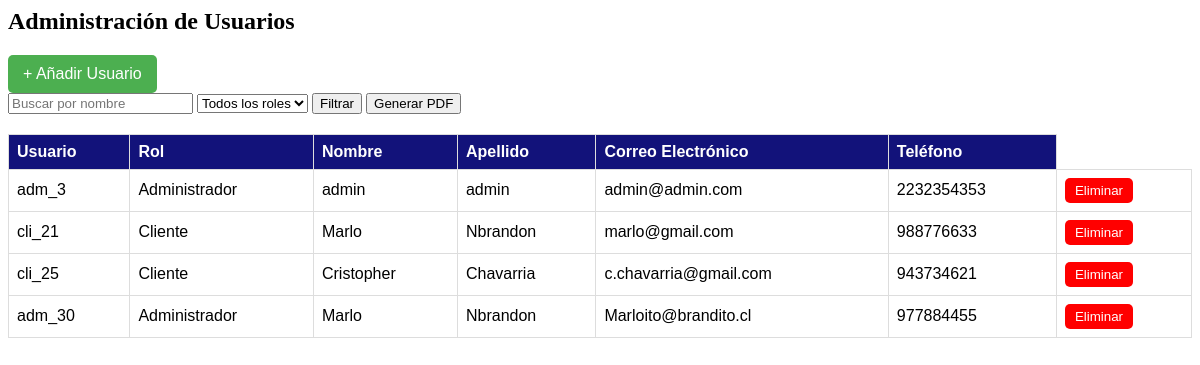
The app's page /adm_users/, older data.
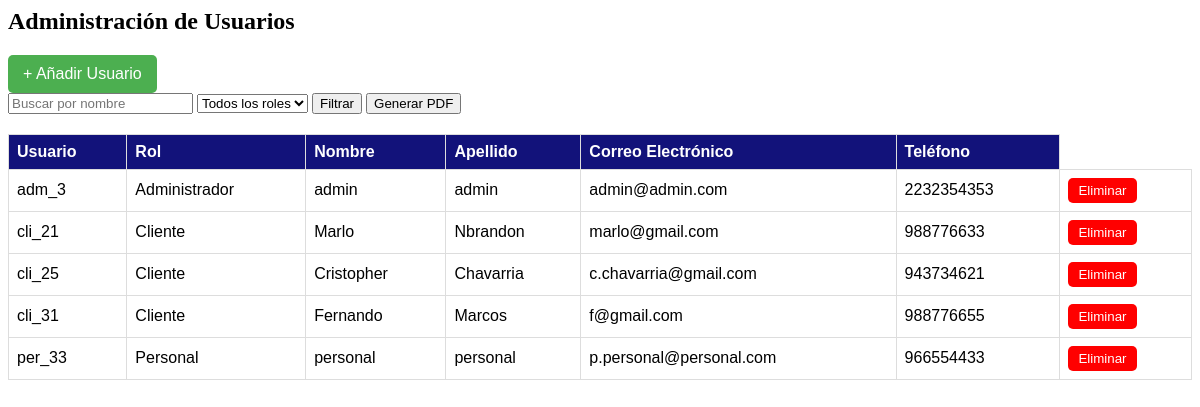
The same page, newer data.
### myapp/models.py (models this page shows, shortened)
class UserProfile(models.Model):
    user_id = models.AutoField(primary_key=True)
    user_name = models.CharField(max_length=15, null=False)
    user_lastname = models.CharField(max_length=20, null=False)
    user_password = models.CharField(max_length=20, null=False, default="admin")
    user_mail = models.EmailField(null=False)
    user_fono = models.IntegerField(null=False)
    rol = models.ForeignKey(Rol, on_delete=models.CASCADE)

class Rol(models.Model):
    rol_id = models.CharField(max_length=3, primary_key=True)
    rol_description = models.CharField(max_length=12)

### myapp/views.py (the view)
# urls.py: path('adm_users/', views.adm_users, name='adm_users'),
def adm_users(request):
    users = UserProfile.objects.all()
    return render(request, 'admin/adm_users.html', {'users': users})

### myapp/context_processor.py (called while the page is built)
def totalCarrito(request):
    total = 0
    if "carrito" in request.session.keys():
        for key, value in request.session["carrito"].items():
            total += (value["acumulado"])
    return {"totalCarrito": total}

### myapp/templates/admin/adm_users.html (shortened to what this page needs)
<h2>Administración de Usuarios</h2>
<button id="add-user-btn" class="add-user-button">+ Añadir Usuario</button>
<form id="user-filter-form">
  <input
    type="text"
    id="search"
    name="search"
    placeholder="Buscar por nombre"
  />
  <select id="role_filter" name="role_filter">
    <option value="" selected>Todos los roles</option>
  </select>
  <button id="filtrar" type="button" onclick="filterUsers()">Filtrar</button>
  <button type="button" onclick="generatePDF()">Generar PDF</button>
</form>
<div class="col-md-12">
<table class="user-table">
  <thead>
    <tr>
      <th>Usuario</th>
      <th>Rol</th>
      <th>Nombre</th>
      <th>Apellido</th>
      <th>Correo Electrónico</th>
      <th>Teléfono</th>
    </tr>
  </thead>
  <tbody id="user-table-body">
    {% for user in users %}
    <tr>
      <td>{{ user.rol.rol_id }}_{{ user.user_id }}</td>
      <td>{{ user.rol.rol_description }}</td>
      <td>{{ user.user_name }}</td>
      <td>{{ user.user_lastname }}</td>
      <td>{{ user.user_mail }}</td>
      <td>{{ user.user_fono }}</td>
      <td>
        <button class="delete-user-btn" data-user-id="{{ user.user_id }}">
          Eliminar
        </button>
      </td>
    </tr>
    {% endfor %}
  </tbody>
</table>
</div>

Row changes from the older to the newer data that the page shows:
removed UserProfile: rol.rol_id "adm", user_id "30", rol.rol_description "Administrador", user_name "Marlo", user_lastname "Nbrandon", user_mail "Marloito@brandito.cl", user_fono "977884455"
added UserProfile: rol.rol_id "cli", user_id "31", rol.rol_description "Cliente", user_name "Fernando", user_lastname "Marcos", user_mail "f@gmail.com", user_fono "988776655"
added UserProfile: rol.rol_id "per", user_id "33", rol.rol_description "Personal", user_name "personal", user_lastname "personal", user_mail "p.personal@personal.com", user_fono "966554433"
